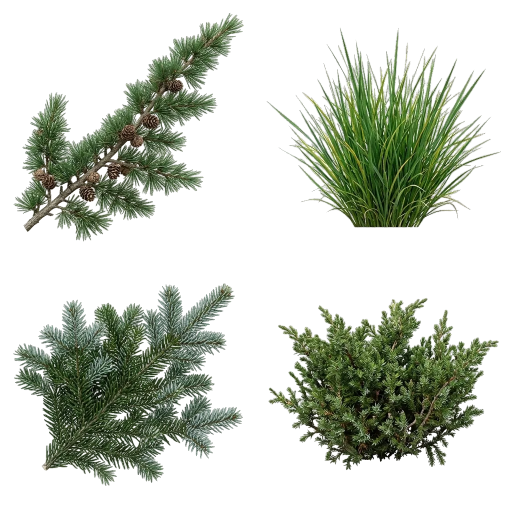
#> input picture src/assets/maps/alpine-foliage.webp, 1024 x 1024 px (shown at 1/2 size)
$ python pack_foliage.py ../../src/assets/maps/alpine-foliage.webp
#> lines starting #> are read from the running program, lines starting #| are printed output that depends on the picture
"""Convert the four generated tree plates into mip-safe RGBA game textures."""
from pathlib import Path
import sys
from PIL import Image
im = Image.open(sys.argv[1]).convert("RGB")
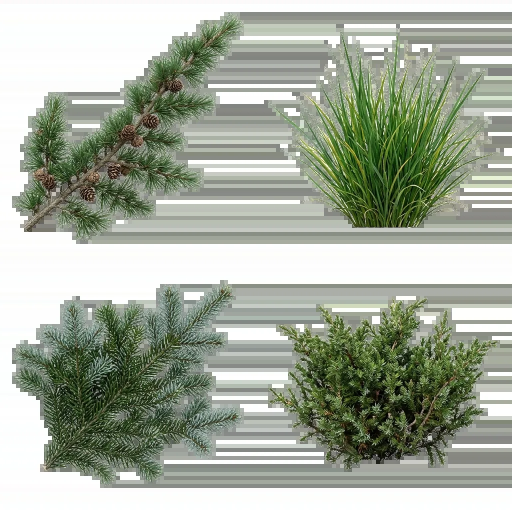
#> im: PIL image 1024x1024 RGB (shown at 1/2 size); mean R, G, B 163.6, 171.5, 156.3
im.thumbnail((1024,1024),Image.Resampling.LANCZOS)
pixels = []
for rgb in im.getdata():
    # The source carries a photographed light backing through its edge pixels.
    # Remove that matte before mip generation so distant crowns have dark edges.
    light = min(rgb)
    alpha = min(1, max(0, (223-light)/70))
    if alpha < .10:
        pixels.append((45,58,35,0))
        continue
    color = [max(0,min(255,round((c-(1-alpha)*248)/alpha))) for c in rgb]
    pixels.append((*color,round(255*alpha)))
#> this loop made 1048576 passes
#> (rgb, light) on passes 1 to 3: ((254, 249, 250), 249), ((254, 249, 250), 249), ((254, 249, 250), 249)
#> after the loop, pixels = 1048576 items
out=Image.new("RGBA",im.size)
#> out: PIL image 1024x1024 RGBA; every value is 0
out.putdata(pixels)
out.save(Path(__file__).resolve().parents[2]/"src/assets/maps/apex-woodland.webp",quality=88,method=3,exact=True)
